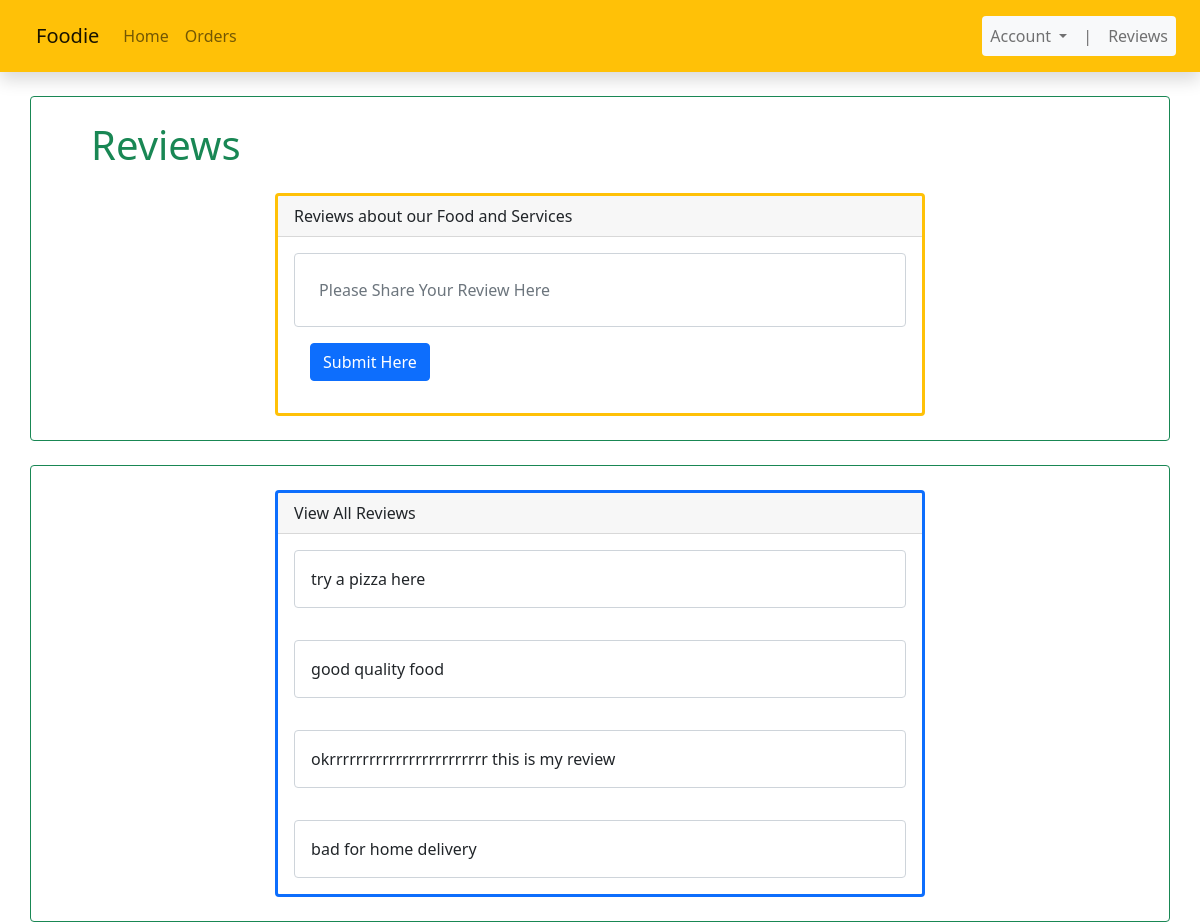
The app's page /reviews with its own data.
### main/models/reviews.py (models this page shows)
class Review(models.Model):
    review=models.TextField(max_length=1000)
    def re(self):
        return Review.objects.all()

### main/views/reviews.py (the view, shortened to what this page needs)
# urls.py: path('reviews',reviews.Reviews.as_view(),name='reviews'),
class Reviews(View):
    def get(self,request):
        rev=Review.re(self)
        r={}
        r['ra']=rev
        return render(request,"reviews.html",r)

### main/templates/reviews.html (shortened to what this page needs)
{% extends 'base.html' %}
{% block body %}
<br>
<br>
<br>
<br>
<form method="POST" action="/reviews">
  <div class="container border border-1 border-success  rounded">
      <h1 class="text-success mx-4 px-4 pt-4">Reviews</h1>
  <div class="card col-7 mx-auto m-4 border-warning border-3">
      <div class="card-header">
        Reviews about our Food and Services
      </div>
      <div class="card-body">
        <input type="text" placeholder="Please Share Your Review Here"name="review" class="form-control p-4">
        <button type="submit" class="btn btn-primary m-3">Submit Here</button>
      </div>
    </div>
  </div>
</form>
<div class="container border border-1 border-success  rounded mt-4">
<div class="card col-7 mx-auto m-4 border-primary border-3">
  <div class="card-header">
    View All Reviews
  </div>
  {% for i in ra %}
  <div class="card-body">
    <input type="text" value="{{i.review}}" class="form-control p-3">
  </div>
  {% endfor %}
</div>
</div>
{% endblock %}

### records on screen
Review: review "try a pizza here"
Review: review "good quality food"
Review: review "okrrrrrrrrrrrrrrrrrrrrrrrr this is my review"
Review: review "bad for home delivery"
